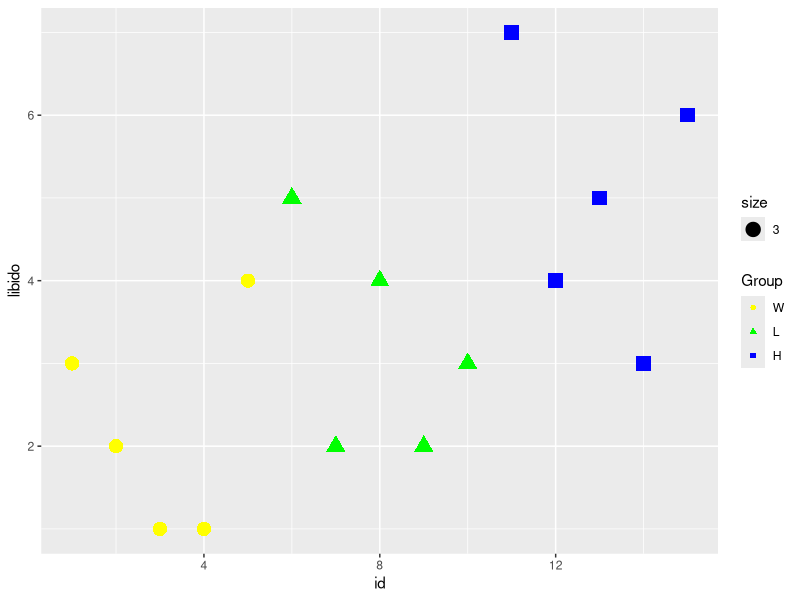

Source code (R):
library(tidyr)
library(reshape2)
library(ggplot2)

#data
W <- c(3, 2, 1, 1, 4)
L <- c(5, 2, 4, 2, 3)
H <- c(7, 4, 5, 3, 6)

Vdum <- data.frame(W, L, H)
Vdum$id <- c(1:5)
Vdum

Vdum1 <- melt(Vdum, id.vars = "id", variable.name = "Group", value.name = "libido")
Vdum1$id <- c(1:15)
Vdum1

#visualization each group in "Vdum1"
ggplot(data = Vdum1, aes(x = id, y = libido)) +
  geom_point(aes(shape = Group, size = 3, color = Group)) +
  scale_color_manual("Group", values = c("W" = "yellow", "L" = "green", "H" = "blue"))